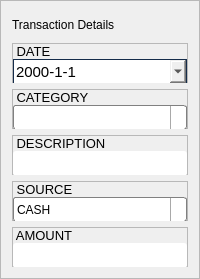
                                  <widget class="QFrame" name="frame_24">
                                   <property name="maximumSize">
                                    <size>
                                     <width>350</width>
                                     <height>400</height>
                                    </size>
                                   </property>
                                   <property name="styleSheet">
                                    <string notr="true"/>
                                   </property>
                                   <property name="frameShape">
                                    <enum>QFrame::StyledPanel</enum>
                                   </property>
                                   <property name="frameShadow">
                                    <enum>QFrame::Raised</enum>
                                   </property>
                                   <layout class="QVBoxLayout" name="verticalLayout_43">
                                    <item>
                                     <widget class="QLabel" name="label_15">
                                      <property name="minimumSize">
                                       <size>
                                        <width>0</width>
                                        <height>25</height>
                                       </size>
                                      </property>
                                      <property name="maximumSize">
                                       <size>
                                        <width>16777215</width>
                                        <height>40</height>
                                       </size>
                                      </property>
                                      <property name="styleSheet">
                                       <string notr="true">font: 75 14pt &quot;Georgia&quot;;
color: rgb(0,0,0);</string>
                                      </property>
                                      <property name="text">
                                       <string>Transaction Details</string>
                                      </property>
                                     </widget>
                                    </item>
                                    <item>
                                     <widget class="QFrame" name="frame_35">
                                      <property name="maximumSize">
                                       <size>
                                        <width>16777215</width>
                                        <height>40</height>
                                       </size>
                                      </property>
                                      <property name="styleSheet">
                                       <string notr="true"/>
                                      </property>
                                      <property name="frameShape">
                                       <enum>QFrame::StyledPanel</enum>
                                      </property>
                                      <property name="frameShadow">
                                       <enum>QFrame::Raised</enum>
                                      </property>
                                      <layout class="QVBoxLayout" name="verticalLayout_44">
                                       <property name="spacing">
                                        <number>0</number>
                                       </property>
                                       <property name="leftMargin">
                                        <number>0</number>
                                       </property>
                                       <property name="topMargin">
                                        <number>0</number>
                                       </property>
                                       <property name="rightMargin">
                                        <number>0</number>
                                       </property>
                                       <property name="bottomMargin">
                                        <number>0</number>
                                       </property>
                                       <item>
                                        <widget class="QLabel" name="label_26">
                                         <property name="minimumSize">
                                          <size>
                                           <width>100</width>
                                           <height>15</height>
                                          </size>
                                         </property>
                                         <property name="maximumSize">
                                          <size>
                                           <width>100</width>
                                           <height>16777215</height>
                                          </size>
                                         </property>
                                         <property name="font">
                                          <font>
                                           <family>MS Shell Dlg 2</family>
                                           <pointsize>10</pointsize>
                                           <weight>50</weight>
                                           <italic>false</italic>
                                           <bold>false</bold>
                                          </font>
                                         </property>
                                         <property name="styleSheet">
                                          <string notr="true">font: 10pt &quot;MS Shell Dlg 2&quot;;</string>
                                         </property>
                                         <property name="text">
                                          <string> DATE</string>
                                         </property>
                                        </widget>
                                       </item>
                                       <item>
                                        <widget class="QDateEdit" name="dateEdit_3">
                                         <property name="minimumSize">
                                          <size>
                                           <width>0</width>
                                           <height>25</height>
                                          </size>
                                         </property>
                                         <property name="maximumSize">
                                          <size>
                                           <width>290</width>
                                           <height>16777215</height>
                                          </size>
                                         </property>
                                         <property name="font">
                                          <font>
                                           <pointsize>11</pointsize>
                                          </font>
                                         </property>
                                         <property name="styleSheet">
                                          <string notr="true">  QDateEdit {
     border: 1px solid #152c4a;
}
QDateEdit QAbstractItemView:hover
  {
    color:black;
  }

  /* normal days */
QDateEdit QAbstractItemView:enabled 
  {
    color:white;
    background-color: #37225c;  
    selection-background-color: white; 
    selection-color: #152c4a; 
  }
QCalendarWidget QTableView 
{
    alternate-background-color: #858fc1;  /* day name/week number background */
}
QCalendarWidget QToolButton#dateEdit
{
    qproperty-icon: url(images/used_icons/icons8-left-14.png);
}
QCalendarWidget QToolButton#dateEdit
{
    qproperty-icon: url(images/used_icons/icons8-right-14.png);
}
QCalendarWidget QWidget#dateEdit QMenu,
QCalendarWidget QWidget#dateEdit QSpinBox 
{
    background-color: #152C4A;
    color: black;
}

 </string>
                                         </property>
                                         <property name="displayFormat">
                                          <string>yyyy-M-d</string>
                                         </property>
                                         <property name="calendarPopup">
                                          <bool>true</bool>
                                         </property>
                                        </widget>
                                       </item>
                                      </layout>
                                     </widget>
                                    </item>
                                    <item>
                                     <widget class="QFrame" name="frame_36">
                                      <property name="maximumSize">
                                       <size>
                                        <width>16777215</width>
                                        <height>40</height>
                                       </size>
                                      </property>
                                      <property name="frameShape">
                                       <enum>QFrame::StyledPanel</enum>
                                      </property>
                                      <property name="frameShadow">
                                       <enum>QFrame::Raised</enum>
                                      </property>
                                      <layout class="QVBoxLayout" name="verticalLayout_45">
                                       <property name="spacing">
                                        <number>0</number>
                                       </property>
                                       <property name="leftMargin">
                                        <number>0</number>
                                       </property>
                                       <property name="topMargin">
                                        <number>0</number>
                                       </property>
                                       <property name="rightMargin">
                                        <number>0</number>
                                       </property>
                                       <property name="bottomMargin">
                                        <number>0</number>
                                       </property>
                                       <item>
                                        <widget class="QLabel" name="label_27">
                                         <property name="minimumSize">
                                          <size>
                                           <width>100</width>
                                           <height>15</height>
                                          </size>
                                         </property>
                                         <property name="maximumSize">
                                          <size>
                                           <width>100</width>
                                           <height>16777215</height>
                                          </size>
                                         </property>
                                         <property name="font">
                                          <font>
                                           <family>MS Shell Dlg 2</family>
                                           <pointsize>10</pointsize>
                                           <weight>50</weight>
                                           <italic>false</italic>
                                           <bold>false</bold>
                                          </font>
                                         </property>
                                         <property name="styleSheet">
                                          <string notr="true">font: 10pt &quot;MS Shell Dlg 2&quot;;</string>
                                         </property>
                                         <property name="text">
                                          <string> CATEGORY</string>
                                         </property>
                                        </widget>
                                       </item>
                                       <item>
                                        <widget class="QComboBox" name="comboBox_5">
                                         <property name="minimumSize">
                                          <size>
                                           <width>143</width>
                                           <height>25</height>
                                          </size>
                                         </property>
                                         <property name="maximumSize">
                                          <size>
                                           <width>290</width>
                                           <height>16777215</height>
                                          </size>
                                         </property>
                                         <property name="styleSheet">
                                          <string notr="true">QComboBox {
font: 13pt &quot;Georgia&quot;;
padding-left: 5px;
padding-right: 5px;
color: rgb(0, 0, 0);
    border: 1px solid gray;
    border-radius: 3px;
    padding: 1px 18px 1px 3px;
    min-width: 6em;
}
QComboBox:hover {
	border: 1px solid rgb(55, 34, 92);
}
QComboBox:editable {
    background: white;
}

QComboBox:!editable, QComboBox::drop-down:editable {
     background: qlineargradient(x1: 0, y1: 0, x2: 0, y2: 1,
                                 stop: 0 #E1E1E1, stop: 0.4 #DDDDDD,
                                 stop: 0.5 #D8D8D8, stop: 1.0 #D3D3D3);
}

/* QComboBox gets the &quot;on&quot; state when the popup is open */
QComboBox:!editable:on, QComboBox::drop-down:editable:on {
    background: qlineargradient(x1: 0, y1: 0, x2: 0, y2: 1,
                                stop: 0 #D3D3D3, stop: 0.4 #D8D8D8,
                                stop: 0.5 #DDDDDD, stop: 1.0 #E1E1E1);
}

QComboBox:on { /* shift the text when the popup opens */
    padding-top: 3px;
    padding-left: 4px;
}

QComboBox::drop-down {
    subcontrol-origin: padding;
    subcontrol-position: top right;
    width: 15px;

    border-left-width: 1px;
    border-left-color: darkgray;
    border-left-style: solid; /* just a single line */
    border-top-right-radius: 3px; /* same radius as the QComboBox */
    border-bottom-right-radius: 3px;
}

QComboBox::down-arrow {
	background-image: url(images/used_icons/icons8-sort-down-14.png);
	background-repeat: no-reperat;
	background-position: center;
}

QComboBox::down-arrow:on { /* shift the arrow when popup is open */
    top: 1px;
    left: 1px;
}

</string>
                                         </property>
                                         <property name="editable">
                                          <bool>true</bool>
                                         </property>
                                         <item>
                                          <property name="text">
                                           <string/>
                                          </property>
                                         </item>
                                         <item>
                                          <property name="text">
                                           <string>Salary</string>
                                          </property>
                                         </item>
                                         <item>
                                          <property name="text">
                                           <string>Bonus</string>
                                          </property>
                                         </item>
                                        </widget>
                                       </item>
                                      </layout>
                                     </widget>
                                    </item>
                                    <item>
                                     <widget class="QFrame" name="frame_50">
                                      <property name="maximumSize">
                                       <size>
                                        <width>16777215</width>
                                        <height>40</height>
                                       </size>
                                      </property>
                                      <property name="frameShape">
                                       <enum>QFrame::StyledPanel</enum>
                                      </property>
                                      <property name="frameShadow">
                                       <enum>QFrame::Raised</enum>
                                      </property>
                                      <layout class="QVBoxLayout" name="verticalLayout_46">
                                       <property name="spacing">
                                        <number>0</number>
                                       </property>
                                       <property name="leftMargin">
                                        <number>0</number>
                                       </property>
                                       <property name="topMargin">
                                        <number>0</number>
                                       </property>
                                       <property name="rightMargin">
                                        <number>0</number>
                                       </property>
                                       <property name="bottomMargin">
                                        <number>0</number>
                                       </property>
                                       <item>
                                        <widget class="QLabel" name="label_34">
                                         <property name="minimumSize">
                                          <size>
                                           <width>100</width>
                                           <height>15</height>
                                          </size>
                                         </property>
                                         <property name="maximumSize">
                                          <size>
                                           <width>100</width>
                                           <height>16777215</height>
                                          </size>
                                         </property>
                                         <property name="font">
                                          <font>
                                           <family>MS Shell Dlg 2</family>
                                           <pointsize>10</pointsize>
                                           <weight>50</weight>
                                           <italic>false</italic>
                                           <bold>false</bold>
                                          </font>
                                         </property>
                                         <property name="styleSheet">
                                          <string notr="true">font: 10pt &quot;MS Shell Dlg 2&quot;;</string>
                                         </property>
                                         <property name="text">
                                          <string> DESCRIPTION</string>
                                         </property>
                                        </widget>
                                       </item>
                                       <item>
                                        <widget class="QLineEdit" name="lineEdit_8">
                                         <property name="minimumSize">
                                          <size>
                                           <width>0</width>
                                           <height>25</height>
                                          </size>
                                         </property>
                                         <property name="maximumSize">
                                          <size>
                                           <width>290</width>
                                           <height>16777215</height>
                                          </size>
                                         </property>
                                         <property name="styleSheet">
                                          <string notr="true">QLineEdit
{
font: 13pt &quot;Georgia&quot;;
border-radius: 3px; 
padding-left: 5px;
padding-right: 5px;
background:rgb(255,255,255);
color: rgb(0, 0, 0);
}
QLineEdit:hover
{
	border: 1px solid rgb(55, 34, 92);
	font: 18pt &quot;High Tower Text&quot;;
}
QLineEdit:focus{
	border: 2px solid rgb(237, 237, 253);
	background-color: rgb(133, 143, 193);
}
</string>
                                         </property>
                                         <property name="text">
                                          <string/>
                                         </property>
                                        </widget>
                                       </item>
                                      </layout>
                                     </widget>
                                    </item>
                                    <item>
                                     <widget class="QFrame" name="frame_37">
                                      <property name="maximumSize">
                                       <size>
                                        <width>16777215</width>
                                        <height>40</height>
                                       </size>
                                      </property>
                                      <property name="frameShape">
                                       <enum>QFrame::StyledPanel</enum>
                                      </property>
                                      <property name="frameShadow">
                                       <enum>QFrame::Raised</enum>
                                      </property>
                                      <layout class="QVBoxLayout" name="verticalLayout_47">
                                       <property name="spacing">
                                        <number>0</number>
                                       </property>
                                       <property name="leftMargin">
                                        <number>0</number>
                                       </property>
                                       <property name="topMargin">
                                        <number>0</number>
                                       </property>
                                       <property name="rightMargin">
                                        <number>0</number>
                                       </property>
                                       <property name="bottomMargin">
                                        <number>0</number>
                                       </property>
                                       <item>
                                        <widget class="QLabel" name="label_28">
                                         <property name="minimumSize">
                                          <size>
                                           <width>100</width>
                                           <height>15</height>
                                          </size>
                                         </property>
                                         <property name="maximumSize">
                                          <size>
                                           <width>100</width>
                                           <height>16777215</height>
                                          </size>
                                         </property>
                                         <property name="font">
                                          <font>
                                           <pointsize>10</pointsize>
                                          </font>
                                         </property>
                                         <property name="styleSheet">
                                          <string notr="true">
font: 10pt &quot;MS Shell Dlg 2&quot;;</string>
                                         </property>
                                         <property name="text">
                                          <string> SOURCE</string>
                                         </property>
                                        </widget>
                                       </item>
                                       <item>
                                        <widget class="QComboBox" name="comboBox_6">
                                         <property name="minimumSize">
                                          <size>
                                           <width>143</width>
                                           <height>25</height>
                                          </size>
                                         </property>
                                         <property name="maximumSize">
                                          <size>
                                           <width>290</width>
                                           <height>16777215</height>
                                          </size>
                                         </property>
                                         <property name="styleSheet">
                                          <string notr="true">QComboBox {
font: 13pt &quot;Georgia&quot;;
padding-left: 5px;
padding-right: 5px;
color: rgb(0, 0, 0);
    border: 1px solid gray;
    border-radius: 3px;
    padding: 1px 18px 1px 3px;
    min-width: 6em;
}
QComboBox:hover {
	border: 1px solid rgb(55, 34, 92);
}
QComboBox:editable {
    background: white;
}

QComboBox:!editable, QComboBox::drop-down:editable {
     background: qlineargradient(x1: 0, y1: 0, x2: 0, y2: 1,
                                 stop: 0 #E1E1E1, stop: 0.4 #DDDDDD,
                                 stop: 0.5 #D8D8D8, stop: 1.0 #D3D3D3);
}

/* QComboBox gets the &quot;on&quot; state when the popup is open */
QComboBox:!editable:on, QComboBox::drop-down:editable:on {
    background: qlineargradient(x1: 0, y1: 0, x2: 0, y2: 1,
                                stop: 0 #D3D3D3, stop: 0.4 #D8D8D8,
                                stop: 0.5 #DDDDDD, stop: 1.0 #E1E1E1);
}

QComboBox:on { /* shift the text when the popup opens */
    padding-top: 3px;
    padding-left: 4px;
}

QComboBox::drop-down {
    subcontrol-origin: padding;
    subcontrol-position: top right;
    width: 15px;

    border-left-width: 1px;
    border-left-color: darkgray;
    border-left-style: solid; /* just a single line */
    border-top-right-radius: 3px; /* same radius as the QComboBox */
    border-bottom-right-radius: 3px;
}

QComboBox::down-arrow {
	background-image: url(images/used_icons/icons8-sort-down-14.png);
	background-repeat: no-reperat;
	background-position: center;
}

QComboBox::down-arrow:on { /* shift the arrow when popup is open */
    top: 1px;
    left: 1px;
}

</string>
                                         </property>
                                         <item>
                                          <property name="text">
                                           <string>CASH</string>
                                          </property>
                                         </item>
                                         <item>
                                          <property name="text">
                                           <string>CARD</string>
                                          </property>
                                         </item>
                                        </widget>
                                       </item>
                                      </layout>
                                     </widget>
                                    </item>
                                    <item>
                                     <widget class="QFrame" name="frame_51">
                                      <property name="maximumSize">
                                       <size>
                                        <width>16777215</width>
                                        <height>40</height>
                                       </size>
                                      </property>
                                      <property name="frameShape">
                                       <enum>QFrame::StyledPanel</enum>
                                      </property>
                                      <property name="frameShadow">
                                       <enum>QFrame::Raised</enum>
                                      </property>
                                      <layout class="QVBoxLayout" name="verticalLayout_48">
                                       <property name="spacing">
                                        <number>0</number>
                                       </property>
                                       <property name="leftMargin">
                                        <number>0</number>
                                       </property>
                                       <property name="topMargin">
                                        <number>0</number>
                                       </property>
                                       <property name="rightMargin">
                                        <number>0</number>
                                       </property>
                                       <property name="bottomMargin">
                                        <number>0</number>
                                       </property>
                                       <item>
                                        <widget class="QLabel" name="label_29">
                                         <property name="minimumSize">
                                          <size>
                                           <width>100</width>
                                           <height>15</height>
                                          </size>
                                         </property>
                                         <property name="maximumSize">
                                          <size>
                                           <width>100</width>
                                           <height>16777215</height>
                                          </size>
                                         </property>
                                         <property name="font">
                                          <font>
                                           <family>MS Shell Dlg 2</family>
                                           <pointsize>10</pointsize>
                                           <weight>50</weight>
                                           <italic>false</italic>
                                           <bold>false</bold>
                                          </font>
                                         </property>
                                         <property name="styleSheet">
                                          <string notr="true">font: 10pt &quot;MS Shell Dlg 2&quot;;</string>
                                         </property>
                                         <property name="text">
                                          <string> AMOUNT</string>
                                         </property>
                                        </widget>
                                       </item>
                                       <item>
                                        <widget class="QLineEdit" name="lineEdit_3">
                                         <property name="minimumSize">
                                          <size>
                                           <width>0</width>
                                           <height>25</height>
                                          </size>
                                         </property>
                                         <property name="maximumSize">
                                          <size>
                                           <width>290</width>
                                           <height>16777215</height>
                                          </size>
                                         </property>
                                         <property name="styleSheet">
                                          <string notr="true">QLineEdit
{
font: 14pt &quot;Georgia&quot;;
border-radius: 3px; 
padding-left: 5px;
padding-right: 5px;
background:rgb(255,255,255);
color: rgb(0, 0, 0);
}
QLineEdit:hover
{
	border: 1px solid rgb(55, 34, 92);
	font: 18pt &quot;High Tower Text&quot;;
}
QLineEdit:focus{
	border: 2px solid rgb(237, 237, 253);
	background-color: rgb(133, 143, 193);
}
</string>
                                         </property>
                                        </widget>
                                       </item>
                                      </layout>
                                     </widget>
                                    </item>
                                   </layout>
                                  </widget>
